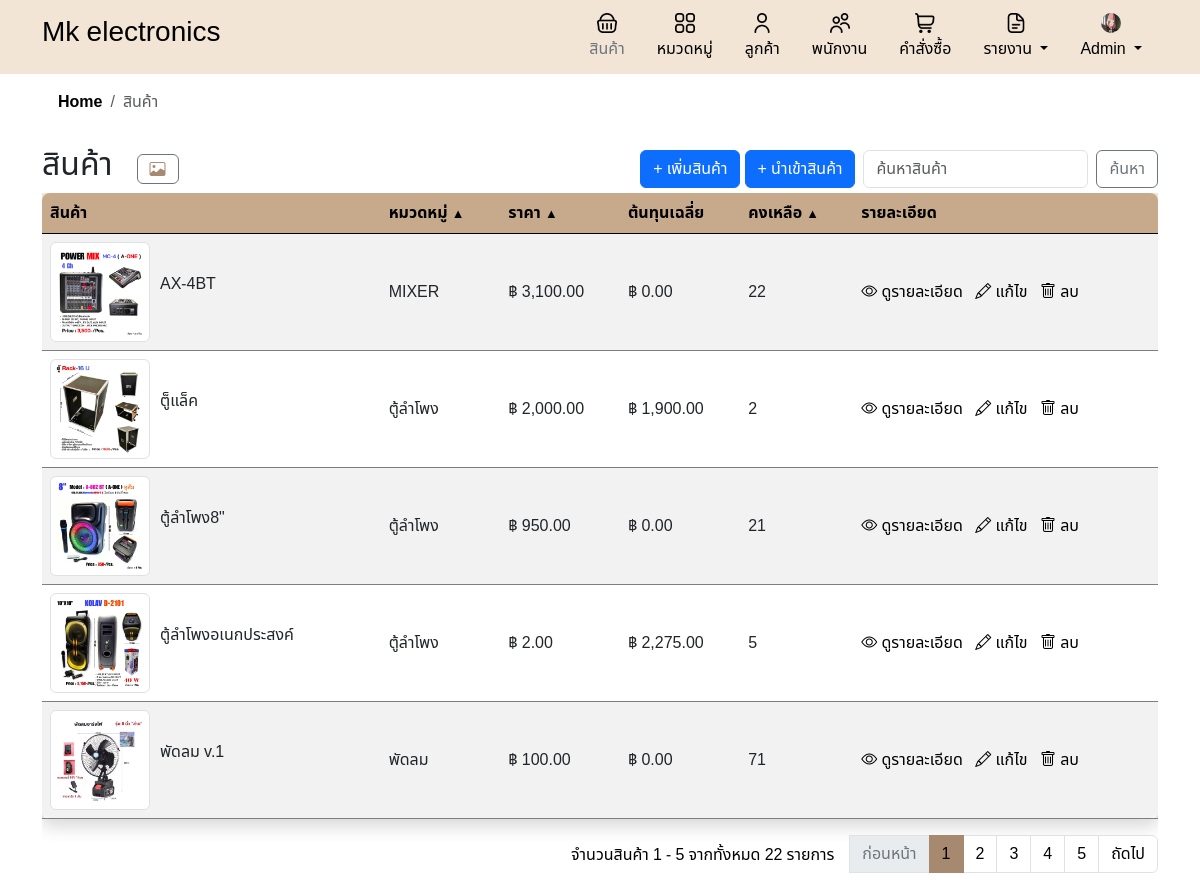
Page /product.php (signed in) on the earlier database version.
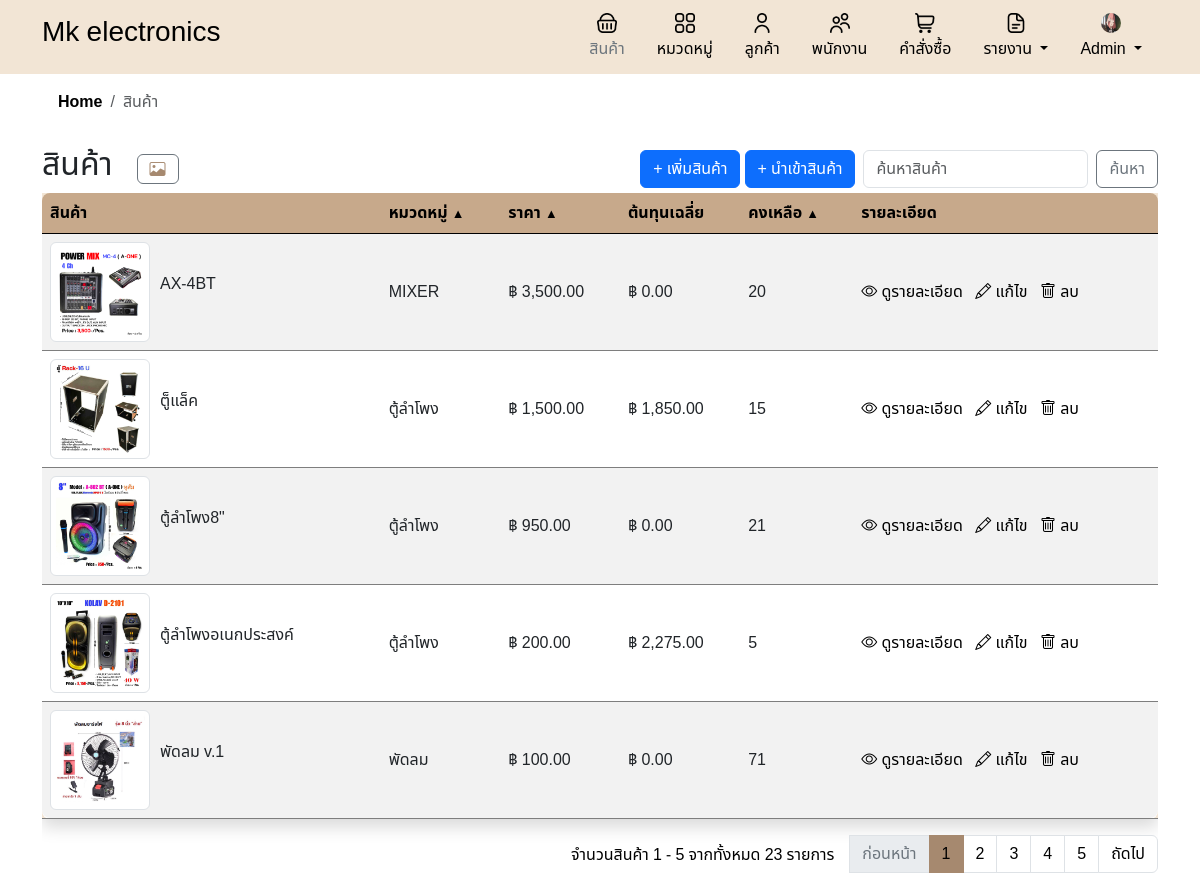
Same page on the later database version.
### tables this page shows
CREATE TABLE `products` (
  `product_id` int(11) NOT NULL,
  `product_name` varchar(255) NOT NULL,
  `description` text DEFAULT NULL,
  `price` decimal(10,2) NOT NULL,
  `quantity` int(11) NOT NULL,
  `category_id` int(11) DEFAULT NULL,
  `created_at` timestamp NOT NULL DEFAULT current_timestamp(),
  `image` varchar(255) DEFAULT NULL
);

CREATE TABLE `categories` (
  `category_id` int(11) NOT NULL,
  `category_name` varchar(255) NOT NULL,
  `created_at` timestamp NOT NULL DEFAULT current_timestamp()
);

### product.php (the view, shortened to what the changed rows need)
<?php
include 'header.php';
include 'db.php';
include 'inc/links.php';
$search = isset($_GET['search']) ? $_GET['search'] : '';
$sort = isset($_GET['sort']) ? $_GET['sort'] : 'product_name';
$order = isset($_GET['order']) ? $_GET['order'] : 'ASC';
$records_per_page = 5;
$current_page = isset($_GET['page']) ? intval($_GET['page']) : 1;
$offset = ($current_page - 1) * $records_per_page;
$sql = "SELECT p.product_id, p.product_name, c.category_name, p.price, p.quantity, p.image,
        AVG(pc.cost_per_unit) AS avg_cost
        FROM products p
        JOIN categories c ON p.category_id = c.category_id
        LEFT JOIN product_costs pc ON p.product_id = pc.product_id";
$sql .= " GROUP BY p.product_id ORDER BY $sort $order LIMIT ? OFFSET ?";
$stmt = $conn->prepare($sql);
if ($search) {
    $search_param = "%$search%";
    $stmt->bind_param("sii", $search_param, $records_per_page, $offset);
} else {
    $stmt->bind_param("ii", $records_per_page, $offset);
}
$stmt->execute();
$result = $stmt->get_result();
$count_sql = "SELECT COUNT(*) as total_records FROM products";
if ($search) {
    $count_sql .= " WHERE product_name LIKE ?";
    $count_stmt = $conn->prepare($count_sql);
    $count_stmt->bind_param("s", $search_param);
    $count_stmt->execute();
    $count_result = $count_stmt->get_result();
} else {
    $count_result = $conn->query($count_sql);
}
$total_records = $count_result->fetch_assoc()['total_records'];
$total_pages = ceil($total_records / $records_per_page);
?>
<!DOCTYPE html>
<html lang="th">
<head>
</head>
<body>
    <div class="container">
        <div class="d-flex justify-content-between align-items-center">
            <h2>สินค้า</h2>
        </div>
        <div class="table-responsive ">
            <table class="table table-striped shadow border-0">
                <thead>
                    <tr>
                        <th>สินค้า</th>
                        <th>
                            <a href="?search=<?php echo urlencode($search); ?>&sort=category_name&order=<?php echo ($sort === 'category_name' && $order === 'ASC') ? 'DESC' : 'ASC'; ?>"
                                class="sortable <?php echo ($sort === 'category_name' ? ($order === 'ASC' ? '' : 'desc') : ''); ?>">
                                หมวดหมู่
                            </a>
                        </th>
                        <th>
                            <a href="?search=<?php echo urlencode($search); ?>&sort=price&order=<?php echo ($sort === 'price' && $order === 'ASC') ? 'DESC' : 'ASC'; ?>"
                                class="sortable <?php echo ($sort === 'price' ? ($order === 'ASC' ? '' : 'desc') : ''); ?>">
                                ราคา
                            </a>
                        </th>
                        <th>ต้นทุนเฉลี่ย</th>
                        <th>
                            <a href="?search=<?php echo urlencode($search); ?>&sort=quantity&order=<?php echo ($sort === 'quantity' && $order === 'ASC') ? 'DESC' : 'ASC'; ?>"
                                class="sortable <?php echo ($sort === 'quantity' ? ($order === 'ASC' ? '' : 'desc') : ''); ?>">
                                คงเหลือ
                            </a>
                        </th>
                        <th>รายละเอียด</th>
                    </tr>
                </thead>
                <tbody>
                    <?php
                    if ($result->num_rows > 0) {
                        while ($row = $result->fetch_assoc()) {
                            echo "<tr>";
                            echo "<td>
                                        <div class='product-info'>
                                            <img src='uploads/" . htmlspecialchars($row['image']) . "' alt='Product Image' class='img-thumbnail'>
                                            <p>" . htmlspecialchars($row['product_name']) . "</p>
                                        </div>
                                    </td>";
                            echo "<td>" . htmlspecialchars($row['category_name']) . "</td>";
                            echo "<td>฿ " . number_format(htmlspecialchars($row['price']), 2) . "</td>";
                            echo "<td>฿ " . number_format($row['avg_cost'], 2) . "</td>";
                            echo "<td>" . htmlspecialchars($row['quantity']) . "</td>";
                            echo "<td>
                                        <a href='detail_product.php?product_id=" . $row['product_id'] . "' class='custom-link'>
                                        <i class='bi bi-eye'></i> ดูรายละเอียด
                                        </a>";
                            if ($_SESSION['role'] === 'admin') {
                                echo " &nbsp;
                                        <a href='edit_product.php?product_id=" . $row['product_id'] . "' class='custom-link'>
                                        <i class='bi bi-pencil'></i> แก้ไข
                                        </a> &nbsp;
                                        <a href='#' class='custom-link' onclick='confirmDelete(" . $row['product_id'] . ")'>
                                        <i class='bi bi-trash'></i> ลบ
                                        </a>";
                            }
                            echo "</td>";
                            echo "</tr>";
                        }
                    } else {
                        echo "<tr><td colspan='6'>ไม่มีข้อมูลสินค้า</td></tr>";
                    }
                    ?>
                </tbody>
            </table>
            <nav aria-label="Page navigation example">
                <ul class="pagination justify-content-end">
                    <div class="mt-2 me-3">
                        <?php
                        $start_number = ($current_page - 1) * $records_per_page + 1;
                        $end_number = min($start_number + $records_per_page - 1, $total_records);
                        echo "จำนวนสินค้า $start_number - $end_number จากทั้งหมด $total_records รายการ";
                        ?>
                    </div>
                    <?php if ($current_page > 1): ?>
                        <li class="page-item">
                            <a class="page-link"
                                href="?page=<?php echo $current_page - 1; ?>&search=<?php echo urlencode($search); ?>&sort=<?php echo $sort; ?>&order=<?php echo $order; ?>">ก่อนหน้า</a>
                        </li>
                    <?php else: ?>
                        <li class="page-item disabled">
                            <a class="page-link">ก่อนหน้า</a>
                        </li>
                    <?php endif; ?>
                    <?php for ($i = 1; $i <= $total_pages; $i++): ?>
                        <li class="page-item <?php echo ($i == $current_page) ? 'active' : ''; ?>">
                            <a class="page-link"
                                href="?page=<?php echo $i; ?>&search=<?php echo urlencode($search); ?>&sort=<?php echo $sort; ?>&order=<?php echo $order; ?>">
                            </a>
                        </li>
                    <?php endfor; ?>
                    <?php if ($current_page < $total_pages): ?>
                        <li class="page-item">
                            <a class="page-link"
                                href="?page=<?php echo $current_page + 1; ?>&search=<?php echo urlencode($search); ?>&sort=<?php echo $sort; ?>&order=<?php echo $order; ?>">ถัดไป</a>
                        </li>
                    <?php else: ?>
                        <li class="page-item disabled">
                            <a class="page-link">ถัดไป</a>
                        </li>
                    <?php endif; ?>
                </ul>
            </nav>
        </div>
    </div>
</body>
</html>

Differences in the rows shown:
changed products "AX-4BT": price "3,100.00" → "3,500.00"; quantity "22" → "20"
changed products "ตู็แล็ค": price "2,000.00" → "1,500.00"; avg_cost "1,900.00" → "1,850.00"; quantity "2" → "15"
changed products "ตู้ลำโพงอเนกประสงค์": price "2.00" → "200.00"
Other differences:
$total_records: "22" → "23"
